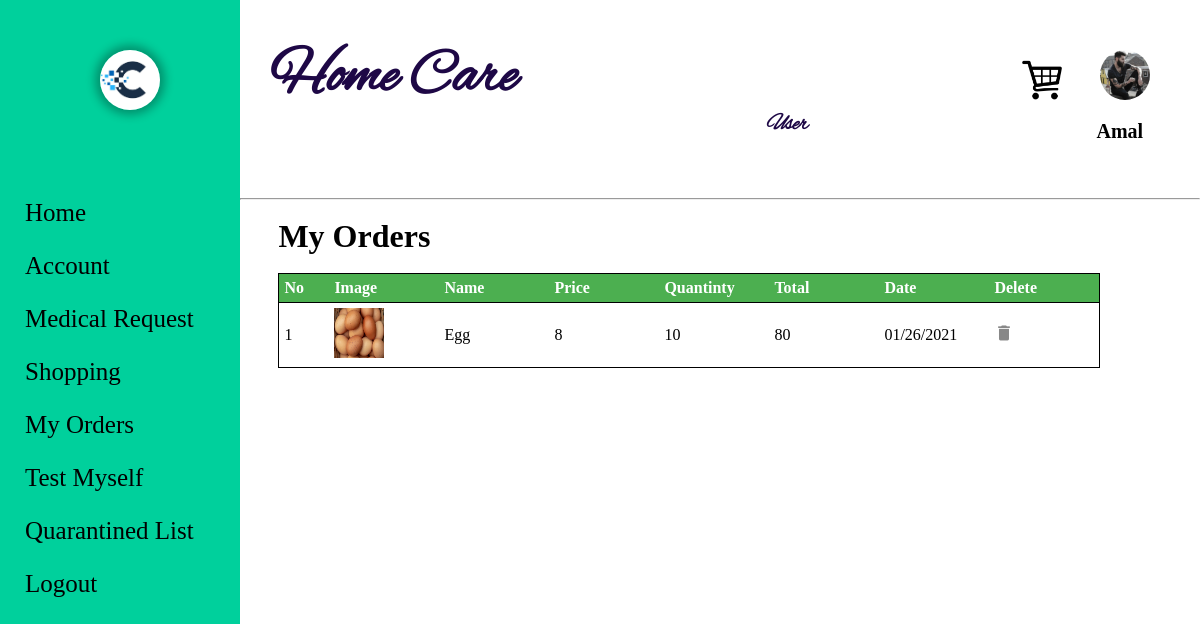
/myOrder.php (signed in), run on an earlier commit of the app's database.
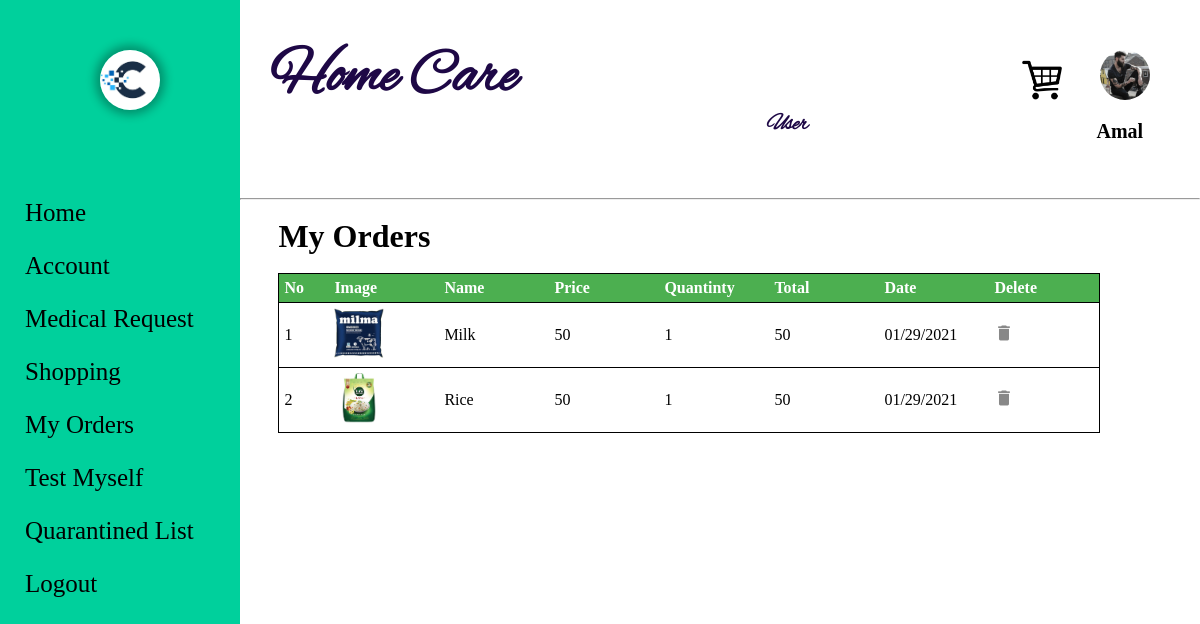
And on a later commit of the database.
### tables this page shows
CREATE TABLE `myorder` (
  `O_id` int(5) NOT NULL,
  `L_id` int(5) NOT NULL,
  `P_id` int(5) NOT NULL,
  `quantity` int(5) NOT NULL,
  `Date` varchar(12) NOT NULL
);

CREATE TABLE `product` (
  `P_id` int(5) NOT NULL,
  `name` varchar(20) NOT NULL,
  `price` int(5) NOT NULL,
  `quantity` int(5) NOT NULL,
  `category` varchar(20) NOT NULL,
  `image` varchar(50) NOT NULL,
  `status` tinyint(1) NOT NULL DEFAULT 1
);

### myOrder.php (the view, shortened to what the changed rows need)
<!DOCTYPE html>
<html lang="en">
<head>
	<link rel="stylesheet" type="text/css" href="css\registration.css" />
</head>
<body>
	<?php require("Leftbar.php"); ?>
	<div class="right_cont" style="{background-color: rgb(232, 232, 232);}">
		<?php require("Topbar.php"); ?>
		<br><h1 style="margin-left:4%;">My Orders</h1><br>
		<table class="cart" cellpadding="5" cellspacing="10">
		<thead>
			<tr>
				<th style="text-align:left;" width="40px">No</th>
				<th style="text-align:left;" width="100px">Image</th>
				<th style="text-align:left;" width="100px">Name</th>
				<th style="text-align:left;" width="100px">Price</th>
				<th style="text-align:left;" width="100px">Quantinty</th>
				<th style="text-align:left;" width="100px">Total</th>
				<th style="text-align:left;" width="100px">Date</th>
				<th style="text-align:left;" width="100px">Delete</th>
			</tr>
			</thead>
			<tbody style="height: 10px !important; overflow: scroll; ">
			<?php
				$counter = 0;
				$tmpid=$_SESSION['id'];
				$con=mysqli_connect("localhost","root","","care_app")or die("couldn't connect");
				$query="select * from myOrder where L_id = $tmpid";
				$result =mysqli_query($con,$query);
				while($row=mysqli_fetch_array($result))
				{
					$id=$row['P_id'];
					$Oid=$row['O_id'];
					$quer="select * from product where P_id=$id";
					$resl =mysqli_query($con,$quer);
					$ro=mysqli_fetch_array($resl);
						$image = $ro['image'];
						$image_src = "uploads/".$image;
						?>
					<tr>
						<td><?php echo ++$counter ?></td>
						<td><img src='<?php echo $image_src;  ?>' width="50" height="50" ></td>
						<td><?php echo $ro['name'] ?></td>
						<td><?php echo $ro['price'] ?></td>
						<td><?php echo $row['quantity'] ?></td>
						<?php
							$total=$row['quantity']*$ro['price'];
						?>
						<td><?php echo $total ?></td>
						<td><?php echo $row['Date'] ?></td>
						<td><a href="php/deleteOrder.php?dd=<?php echo $Oid ?>"><img src="images\icon-delete.png" /></a></td>
					</tr>
					<?php
				}
			?>
			</tbody>
		</table>
	</div>
</body>
</html>

### Topbar.php (shortened to what the changed rows need)
<!DOCTYPE html>
<html lang="en">
<head>
     <link rel="stylesheet" href="css/home.css">
</head>
<body>
    <div class="nav">
            <h1>Home Care</h1>
            <?php
            if(isset($_SESSION['id']))
            {
                if($row['user_type']=='user')
                {    ?>
                    <h2>User</h2>
                    <?php
                }if($row['user_type']=='admin')
                {    ?>
                    <h2>Admin</h2>
                    <?php
                }if($row['user_type']=='mstaff')
                {    ?>
                    <h2>Medical Staff </h2>
                    <?php
                }if($row['user_type']=='pnchOfficr')
                {    ?>
                    <h2>Punchayat Officer</h2>
                    <?php
                }if($row['user_type']=='volunteer')
                {    ?>
                    <h2>Volunteer</h2>
                    <?php
                }
            }?>
        <div class="logo">
            <?php
            if(isset($_SESSION['id']))
            {
                $con = mysqli_connect("localhost","root","","care_app")or die("failed");
                $tmpid=$_SESSION['id'];
                if($row['user_type']=='user')
                {    ?>
                    <a href="Cart.php"><img class="carticon" src="images/cart.png" width="40" height="40"></a>
                    <?php
                }
                $sql="select image from dp where L_id=$tmpid ";
                $result=mysqli_query($con,$sql) or die($sql);
                if(mysqli_num_rows($result)>0)
                {
                    $row = mysqli_fetch_array($result);
                    $image = $row['image'];
                    $image_src = "uploads/".$image;
                    ?>
                    <a href="ViewProfile.php"><img class="usericon" src="<?php echo $image_src;  ?>" ></a>
                <?php
                }
                else
                {
                ?>
                    <a href="ViewProfile.php"><img class="usericon" src="images/uicon.png" ></a>
                <?php
                }
            }
            else
            {
            ?>
                <a href="Login.php"><img class="usericon" src="images/uicon.png" ></a>
            <?php
            }
        ?>
            <h3>
            <?php
                if(isset($_SESSION['id']))
                {
                    $con = mysqli_connect("localhost","root","","care_app")or die("failed");
                    $tmpid=$_SESSION['id'];
                        $sql="select name as name from admin where L_id=$tmpid
                        union select name from user where L_id=$tmpid
                        union select name from medical_staff where L_id=$tmpid
                        union select name from punchayat_officer where L_id=$tmpid
                        union select name from volunteer where L_id=$tmpid";
                        $result=mysqli_query($con,$sql) or die($sql);
                        if(mysqli_num_rows($result)>0)
                        {
                            while($row=mysqli_fetch_array($result))
                            {
                                $name=$row['name'];
                                echo $name;
                            }
                        }
                }
            ?></h3>
        </div>
    </div>
</body>
</html>

What changed in the data, as far as the page shows it:
removed myorder: P.image (picture), P.name "Egg", P.price "8", quantity "10", quantity.price "80", Date "01/26/2021"
added myorder: P.image (picture), P.name "Milk", P.price "50", quantity "1", quantity.price "50", Date "01/29/2021"
added myorder: P.image (picture), P.name "Rice", P.price "50", quantity "1", quantity.price "50", Date "01/29/2021"
